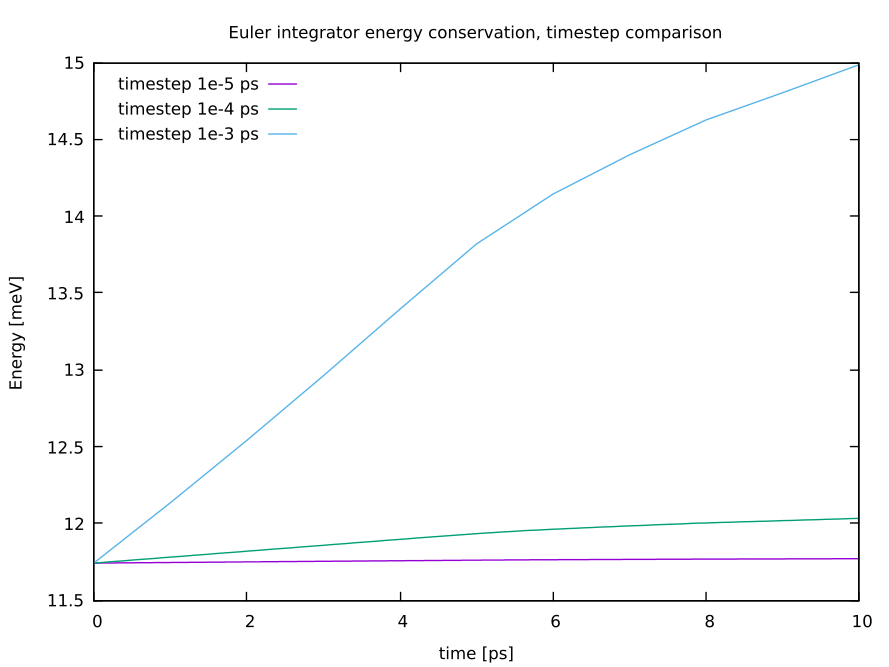

Write the gnuplot code that produced this figure.
#!/usr/bin/gnuplot -persist
#
#    
#    	G N U P L O T
#    	Version 5.2 patchlevel 4    last modified 2018-06-01 
#    
#    	Copyright (C) 1986-1993, 1998, 2004, 2007-2018
#    	Thomas Williams, Colin Kelley and many others
#    
#    	gnuplot home:     http://www.gnuplot.info
#    	faq, bugs, etc:   type "help FAQ"
#    	immediate help:   type "help"  (plot window: hit 'h')
# set terminal qt 0 font "Sans,9"
# set output
unset clip points
set clip one
unset clip two
set errorbars front 1.000000 
set border 31 front lt black linewidth 1.000 dashtype solid
set zdata 
set ydata 
set xdata 
set y2data 
set x2data 
set boxwidth
set style fill  empty border
set style rectangle back fc  bgnd fillstyle   solid 1.00 border lt -1
set style circle radius graph 0.02 
set style ellipse size graph 0.05, 0.03 angle 0 units xy
set dummy x, y
set format x "% h" 
set format y "% h" 
set format x2 "% h" 
set format y2 "% h" 
set format z "% h" 
set format cb "% h" 
set format r "% h" 
set ttics format "% h"
set timefmt "%d/%m/%y,%H:%M"
set angles radians
set tics back
unset grid
unset raxis
set theta counterclockwise right
set style parallel front  lt black linewidth 2.000 dashtype solid
set key title "" center
set key fixed left top vertical Right noreverse enhanced autotitle nobox
set key noinvert samplen 2 spacing 1.2 width 0 height 0 
set key maxcolumns 0 maxrows 0
set key noopaque
unset label
unset arrow
set style increment default
unset style line
set style line 1  linecolor 1 linewidth 2.000 dashtype solid pointtype 1 pointsize default pointinterval 0 pointnumber 0
set style line 2  linecolor 2 linewidth 2.000 dashtype solid pointtype 2 pointsize default pointinterval 0 pointnumber 0
set style line 3  linecolor 3 linewidth 2.000 dashtype solid pointtype 3 pointsize default pointinterval 0 pointnumber 0
set style line 4  linecolor 4 linewidth 2.000 dashtype solid pointtype 4 pointsize default pointinterval 0 pointnumber 0
set style line 5  linecolor 5 linewidth 2.000 dashtype solid pointtype 5 pointsize default pointinterval 0 pointnumber 0
set style line 6  linecolor 6 linewidth 2.000 dashtype solid pointtype 6 pointsize default pointinterval 0 pointnumber 0
set style line 7  linecolor 7 linewidth 2.000 dashtype solid pointtype 7 pointsize default pointinterval 0 pointnumber 0
set style line 8  linecolor 8 linewidth 2.000 dashtype solid pointtype 8 pointsize default pointinterval 0 pointnumber 0
set style line 9  linecolor 9 linewidth 2.000 dashtype solid pointtype 9 pointsize default pointinterval 0 pointnumber 0
set style line 10  linecolor 10 linewidth 2.000 dashtype solid pointtype 10 pointsize default pointinterval 0 pointnumber 0
set style line 11  linecolor 11 linewidth 2.000 dashtype solid pointtype 11 pointsize default pointinterval 0 pointnumber 0
set style line 12  linecolor 12 linewidth 2.000 dashtype solid pointtype 12 pointsize default pointinterval 0 pointnumber 0
set style line 13  linecolor 13 linewidth 2.000 dashtype solid pointtype 13 pointsize default pointinterval 0 pointnumber 0
set style line 14  linecolor 14 linewidth 2.000 dashtype solid pointtype 14 pointsize default pointinterval 0 pointnumber 0
set style line 15  linecolor 15 linewidth 2.000 dashtype solid pointtype 15 pointsize default pointinterval 0 pointnumber 0
set style line 16  linecolor 16 linewidth 2.000 dashtype solid pointtype 16 pointsize default pointinterval 0 pointnumber 0
set style line 17  linecolor 17 linewidth 2.000 dashtype solid pointtype 17 pointsize default pointinterval 0 pointnumber 0
set style line 18  linecolor 18 linewidth 2.000 dashtype solid pointtype 18 pointsize default pointinterval 0 pointnumber 0
set style line 19  linecolor 19 linewidth 2.000 dashtype solid pointtype 19 pointsize default pointinterval 0 pointnumber 0
set style line 20  linecolor 20 linewidth 2.000 dashtype solid pointtype 20 pointsize default pointinterval 0 pointnumber 0
unset style arrow
set style histogram clustered gap 2 title textcolor lt -1
unset object
set style textbox transparent margins  1.0,  1.0 border  lt -1 linewidth  1.0
set offsets 0, 0, 0, 0
set pointsize 1
set pointintervalbox 1
set encoding default
unset polar
unset parametric
unset decimalsign
unset micro
unset minussign
set view 60, 30, 1, 1
set view azimuth 0
set rgbmax 255
set samples 100, 100
set isosamples 10, 10
set surface 
unset contour
set cntrlabel  format '%8.3g' font '' start 5 interval 20
set mapping cartesian
set datafile separator whitespace
set datafile commentschars '#!%'
unset hidden3d
set cntrparam order 4
set cntrparam linear
set cntrparam levels auto 5 unsorted
set cntrparam firstlinetype 0
set cntrparam points 5
set size ratio 0 1,1
set origin 0,0
set style data lines
set style function lines
unset xzeroaxis
unset yzeroaxis
unset zzeroaxis
unset x2zeroaxis
unset y2zeroaxis
set xyplane relative 0.5
set tics scale  1, 0.5, 1, 1, 1
set mxtics default
set mytics default
set mztics default
set mx2tics default
set my2tics default
set mcbtics default
set mrtics default
set nomttics
set xtics border in scale 1,0.5 mirror norotate  autojustify
set xtics  norangelimit autofreq 
set ytics border in scale 1,0.5 mirror norotate  autojustify
set ytics  norangelimit autofreq 
set ztics border in scale 1,0.5 nomirror norotate  autojustify
set ztics  norangelimit autofreq 
unset x2tics
unset y2tics
set cbtics border in scale 1,0.5 mirror norotate  autojustify
set cbtics  norangelimit autofreq 
set rtics axis in scale 1,0.5 nomirror norotate  autojustify
set rtics  norangelimit autofreq 
unset ttics
set title "Euler integrator energy conservation, timestep comparison" 
set title  font "" norotate
set timestamp bottom 
set timestamp "" 
set timestamp  font "" norotate
set trange [ * : * ] noreverse nowriteback
set urange [ * : * ] noreverse nowriteback
set vrange [ * : * ] noreverse nowriteback
set xlabel "time [ps]" 
set xlabel  font "" textcolor lt -1 norotate
set x2label "" 
set x2label  font "" textcolor lt -1 norotate
set xrange [ * : * ] noreverse writeback
set x2range [ * : * ] noreverse writeback
set ylabel "Energy [meV]" 
set ylabel  font "" textcolor lt -1 rotate
set y2label "" 
set y2label  font "" textcolor lt -1 rotate
set yrange [ * : * ] noreverse writeback
set y2range [ * : * ] noreverse writeback
set zlabel "" 
set zlabel  font "" textcolor lt -1 norotate
set zrange [ * : * ] noreverse writeback
set cblabel "" 
set cblabel  font "" textcolor lt -1 rotate
set cbrange [ * : * ] noreverse writeback
set rlabel "" 
set rlabel  font "" textcolor lt -1 norotate
set rrange [ * : * ] noreverse writeback
unset logscale
unset jitter
set zero 1e-08
set lmargin  -1
set bmargin  -1
set rmargin  -1
set tmargin  -1
set locale "en_US.UTF-8"
set pm3d explicit at s
set pm3d scansautomatic
set pm3d interpolate 1,1 flush begin noftriangles noborder corners2color mean
set pm3d nolighting
set palette positive nops_allcF maxcolors 0 gamma 1.5 color model RGB 
set palette rgbformulae 7, 5, 15
set colorbox default
set colorbox vertical origin screen 0.9, 0.2 size screen 0.05, 0.6 front  noinvert bdefault
set style boxplot candles range  1.50 outliers pt 7 separation 1 labels auto unsorted
set loadpath 
set fontpath 
set psdir
set fit brief errorvariables nocovariancevariables errorscaling prescale nowrap v5
round(x) = x - floor(x) < 0.5 ? floor(x) : ceil(x)
round2(x, n) = round(x*10**n)*10.0**(-n)
bin(x,s) = s*floor(x/s)
echo(x) = x
GNUTERM = "qt"
pdfplot = "set term push; set term pdfcairo enhanced color rounded size 8,6 lw 1.5 font 'Arial,28'; set border lw 1.5 front; set out 'temp.pdf' ; replot; set out; set term pop"
epsplot = "set term push; set term epscairo enhanced color rounded size 8,6 lw 1.5 font 'Arial,28'; set border lw 1.5 front; set out 'temp.eps' ; replot; set out; set term pop"
pngplot = "set term push; set term pngcairo enhanced color rounded size 1600,1200 lw 1.5 font 'Arial,28'; set border lw 1.5 front; set out 'temp.png' ; replot; set out; set term pop"
matlab = "set palette positive nops_allcF maxcolors 0 gamma 1.5 color model RGB;           set palette defined  (0  0.0 0.0 0.5,                                 1  0.0 0.0 1.0,                                 2  0.0 0.5 1.0,                                 3  0.0 1.0 1.0,                                 4  0.5 1.0 0.5,                                 5  1.0 1.0 0.0,                                 6  1.0 0.5 0.0,                                 7  1.0 0.0 0.0,                                 8  0.5 0.0 0.0 )"
rainbow = "set palette positive nops_allcF maxcolors 0 gamma 1.5 color model HSV;            set palette defined ( 0 0 1 1, 1 0.85 1 1 )"
mandelbrot = "set sample 500; set isosample 500; set pm3d map;               complex(x,y) = x*{1,0}+y*{0,1};               mandel(x,y,z,n) = (abs(z)>2.0 || n>=100) ? n : mandel(x,y,z*z+complex(x,y),n+1);               splot mandel(x,y,{0,0},0) w pm3d not"
## Last datafile plotted: "output_0.001.dat"
p "output_0.00001.dat" u 1:4 w l t "timestep 1e-5 ps", "output_0.0001.dat" u 1:4 w l t "timestep 1e-4 ps", "output_0.001.dat" u 1:4 w l t "timestep 1e-3 ps"
#    EOF
